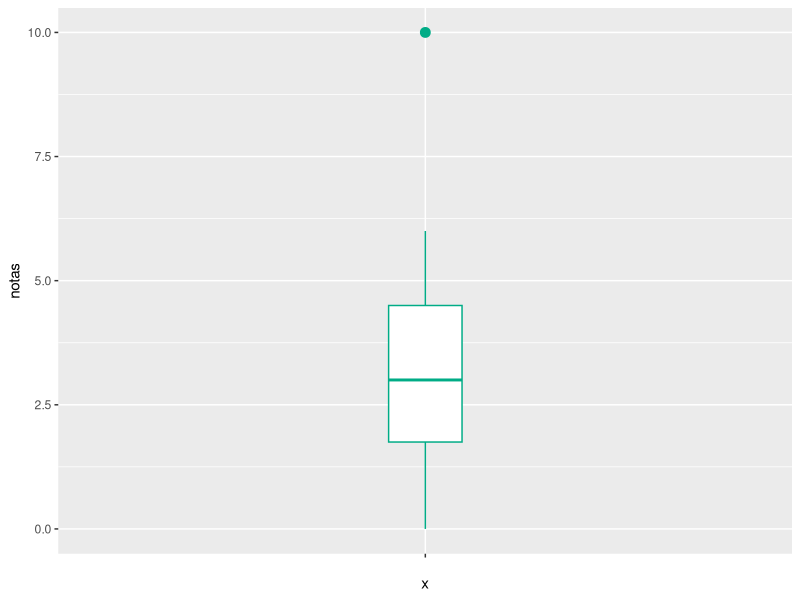

Reproduce this figure in R.
# (Retirar o # se não tiver instalado o pacote)
# install.packages("tidyverse")

# Carregando o pacote
library(tidyverse)


# Criar tibble
dados_notas <- tibble(notas = c(0, 0, 1.5, 2, 2, 3, 4, 4, 5, 6, 10))

# Visualizar o banco
print(dados_notas)

# Boxplot - com instruções de cada passo
ggplot(
  dados_notas, # banco a ser utilizado
  aes(x = "", y = notas)) + # atribuição dos eixos x e y
  geom_boxplot( # escolha do tipo de gráfico
    width = 0.12, # largura da caixa
    colour = "#00ac86", # contorno da caixa
    fill = "white", # caixa com fundo branco
    outlier.colour = "#00ac86", # cor do outlier
    outlier.shape = 19, # formato do outlier
    outlier.size = 3 # tamanho do outlier
  )
